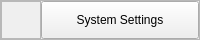
               <widget class="QFrame" name="frame_11">
                <property name="minimumSize">
                 <size>
                  <width>0</width>
                  <height>40</height>
                 </size>
                </property>
                <property name="maximumSize">
                 <size>
                  <width>16777215</width>
                  <height>40</height>
                 </size>
                </property>
                <property name="frameShape">
                 <enum>QFrame::StyledPanel</enum>
                </property>
                <property name="frameShadow">
                 <enum>QFrame::Raised</enum>
                </property>
                <layout class="QHBoxLayout" name="horizontalLayout_9">
                 <property name="spacing">
                  <number>0</number>
                 </property>
                 <property name="leftMargin">
                  <number>0</number>
                 </property>
                 <property name="topMargin">
                  <number>0</number>
                 </property>
                 <property name="rightMargin">
                  <number>0</number>
                 </property>
                 <property name="bottomMargin">
                  <number>0</number>
                 </property>
                 <item alignment="Qt::AlignLeft">
                  <widget class="QFrame" name="frame_24">
                   <property name="frameShape">
                    <enum>QFrame::StyledPanel</enum>
                   </property>
                   <property name="frameShadow">
                    <enum>QFrame::Raised</enum>
                   </property>
                   <layout class="QHBoxLayout" name="horizontalLayout_22">
                    <item>
                     <widget class="QLabel" name="system_settings_logo">
                      <property name="minimumSize">
                       <size>
                        <width>20</width>
                        <height>20</height>
                       </size>
                      </property>
                      <property name="maximumSize">
                       <size>
                        <width>20</width>
                        <height>20</height>
                       </size>
                      </property>
                      <property name="text">
                       <string/>
                      </property>
                      <property name="pixmap">
                       <pixmap>../../../resources/icons/system-update.png</pixmap>
                      </property>
                      <property name="scaledContents">
                       <bool>true</bool>
                      </property>
                     </widget>
                    </item>
                   </layout>
                  </widget>
                 </item>
                 <item>
                  <widget class="QPushButton" name="systemSettings_pushButton">
                   <property name="sizePolicy">
                    <sizepolicy hsizetype="Expanding" vsizetype="Expanding">
                     <horstretch>0</horstretch>
                     <verstretch>0</verstretch>
                    </sizepolicy>
                   </property>
                   <property name="cursor">
                    <cursorShape>PointingHandCursor</cursorShape>
                   </property>
                   <property name="text">
                    <string>System Settings</string>
                   </property>
                  </widget>
                 </item>
                </layout>
               </widget>
